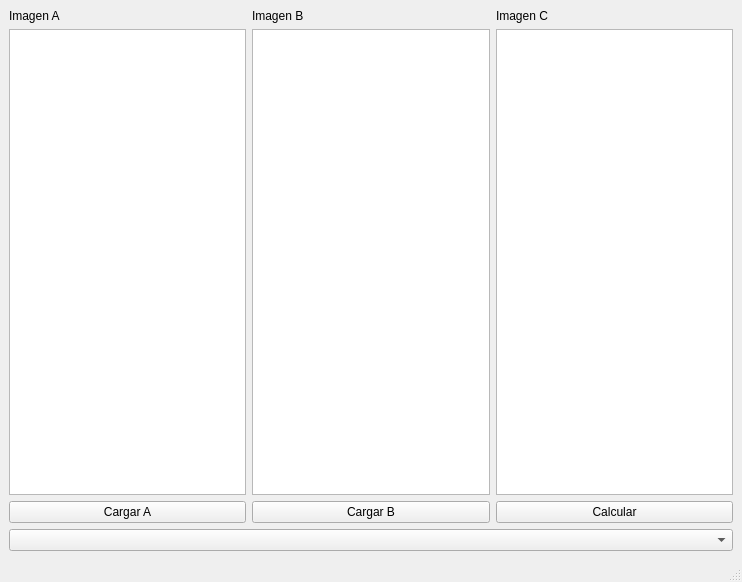
<?xml version="1.0" encoding="UTF-8"?>
<ui version="4.0">
 <class>MainWindow</class>
 <widget class="QMainWindow" name="MainWindow">
  <property name="geometry">
   <rect>
    <x>0</x>
    <y>0</y>
    <width>742</width>
    <height>582</height>
   </rect>
  </property>
  <property name="windowTitle">
   <string>Operador Imágenes</string>
  </property>
  <widget class="QWidget" name="centralwidget">
   <layout class="QVBoxLayout" name="verticalLayout_4">
    <item>
     <layout class="QHBoxLayout" name="horizontalLayout">
      <item>
       <layout class="QVBoxLayout" name="verticalLayout">
        <item>
         <widget class="QLabel" name="label">
          <property name="text">
           <string>Imagen A</string>
          </property>
         </widget>
        </item>
        <item>
         <widget class="QGraphicsView" name="imgA"/>
        </item>
        <item>
         <widget class="QPushButton" name="loadImgA">
          <property name="text">
           <string>Cargar A</string>
          </property>
         </widget>
        </item>
       </layout>
      </item>
      <item>
       <layout class="QVBoxLayout" name="verticalLayout_2">
        <item>
         <widget class="QLabel" name="label_2">
          <property name="text">
           <string>Imagen B</string>
          </property>
         </widget>
        </item>
        <item>
         <widget class="QGraphicsView" name="imgB"/>
        </item>
        <item>
         <widget class="QPushButton" name="loadImgB">
          <property name="text">
           <string>Cargar B</string>
          </property>
         </widget>
        </item>
       </layout>
      </item>
      <item>
       <layout class="QVBoxLayout" name="verticalLayout_3">
        <item>
         <widget class="QLabel" name="label_3">
          <property name="text">
           <string>Imagen C</string>
          </property>
         </widget>
        </item>
        <item>
         <widget class="QGraphicsView" name="imgC"/>
        </item>
        <item>
         <widget class="QPushButton" name="calcular">
          <property name="text">
           <string>Calcular</string>
          </property>
         </widget>
        </item>
       </layout>
      </item>
     </layout>
    </item>
    <item>
     <widget class="QComboBox" name="operacion"/>
    </item>
   </layout>
  </widget>
  <widget class="QMenuBar" name="menubar">
   <property name="geometry">
    <rect>
     <x>0</x>
     <y>0</y>
     <width>742</width>
     <height>25</height>
    </rect>
   </property>
  </widget>
  <widget class="QStatusBar" name="statusbar"/>
  <action name="actionOpenImgA">
   <property name="text">
    <string>openImgA</string>
   </property>
  </action>
  <action name="actionOpenImgB">
   <property name="text">
    <string>openImgB</string>
   </property>
  </action>
  <action name="actionOperate">
   <property name="text">
    <string>operate</string>
   </property>
  </action>
 </widget>
 <resources/>
 <connections>
  <connection>
   <sender>loadImgA</sender>
   <signal>clicked()</signal>
   <receiver>actionOpenImgA</receiver>
   <slot>trigger()</slot>
   <hints>
    <hint type="sourcelabel">
     <x>128</x>
     <y>502</y>
    </hint>
    <hint type="destinationlabel">
     <x>-1</x>
     <y>-1</y>
    </hint>
   </hints>
  </connection>
  <connection>
   <sender>loadImgB</sender>
   <signal>clicked()</signal>
   <receiver>actionOpenImgB</receiver>
   <slot>trigger()</slot>
   <hints>
    <hint type="sourcelabel">
     <x>370</x>
     <y>502</y>
    </hint>
    <hint type="destinationlabel">
     <x>-1</x>
     <y>-1</y>
    </hint>
   </hints>
  </connection>
  <connection>
   <sender>calcular</sender>
   <signal>clicked()</signal>
   <receiver>actionOperate</receiver>
   <slot>trigger()</slot>
   <hints>
    <hint type="sourcelabel">
     <x>613</x>
     <y>502</y>
    </hint>
    <hint type="destinationlabel">
     <x>-1</x>
     <y>-1</y>
    </hint>
   </hints>
  </connection>
 </connections>
</ui>
